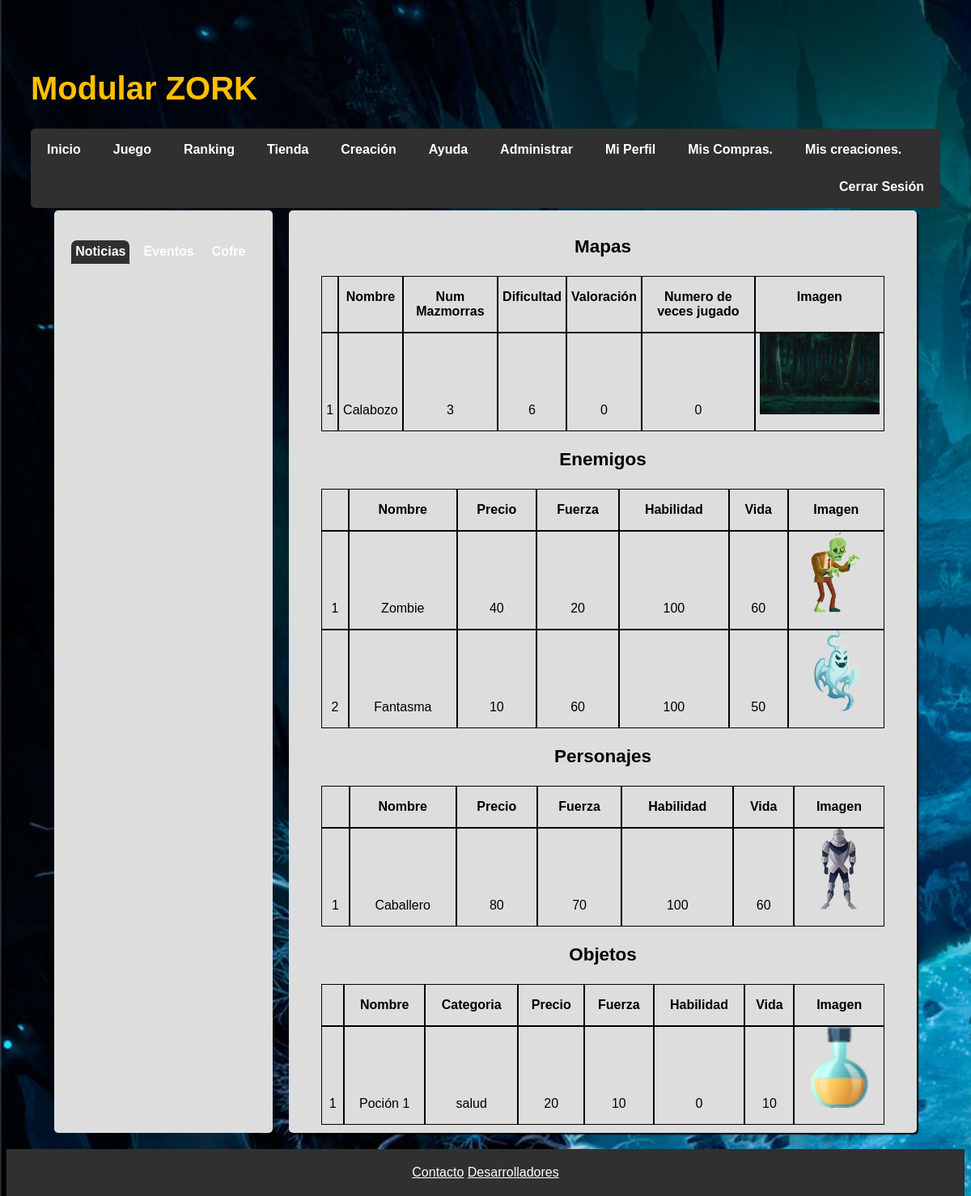
Screenshot of /misCompras.php (signed in) with the database file from the repository.
### tables this page shows
CREATE TABLE `mapas` (
  `id` int(11) UNSIGNED NOT NULL,
  `nombre` varchar(30) NOT NULL,
  `dificultad` int(11) NOT NULL,
  `precio` int(11) UNSIGNED NOT NULL DEFAULT '0',
  `numMazmorras` int(11) NOT NULL DEFAULT '0',
  `recompensa` int(11) NOT NULL DEFAULT '0',
  `propietario` int(11) UNSIGNED NOT NULL,
  `rutaImagen` varchar(100) DEFAULT NULL,
  `descripcion` varchar(100) DEFAULT NULL,
  `valoracion` float NOT NULL DEFAULT '0',
  `numJugado` int(11) NOT NULL DEFAULT '0',
  `terminadoCreado` int(1) NOT NULL DEFAULT '0'
);

CREATE TABLE `enemigo` (
  `id` int(11) UNSIGNED NOT NULL,
  `nombre` varchar(30) NOT NULL,
  `fuerza` int(11) UNSIGNED NOT NULL,
  `habilidad` int(11) UNSIGNED NOT NULL,
  `vida` int(11) UNSIGNED NOT NULL,
  `precio` int(11) UNSIGNED NOT NULL,
  `rutaImagen` varchar(100) NOT NULL,
  `w` int(10) DEFAULT NULL,
  `h` int(10) DEFAULT NULL,
  `tipo` varchar(10) DEFAULT NULL
);

CREATE TABLE `personaje` (
  `id` int(11) UNSIGNED NOT NULL,
  `nombre` varchar(30) NOT NULL,
  `fuerza` int(11) UNSIGNED NOT NULL,
  `habilidad` int(11) UNSIGNED NOT NULL,
  `vida` int(11) UNSIGNED NOT NULL,
  `precio` int(11) UNSIGNED NOT NULL,
  `rutaImagen` varchar(100) NOT NULL,
  `w` int(10) DEFAULT NULL,
  `h` int(10) DEFAULT NULL
);

CREATE TABLE `consumibles` (
  `id` int(11) UNSIGNED NOT NULL,
  `nombre` varchar(30) NOT NULL,
  `categoria` varchar(30) NOT NULL,
  `fuerza` int(11) UNSIGNED NOT NULL,
  `habilidad` int(11) UNSIGNED NOT NULL,
  `vida` int(11) UNSIGNED NOT NULL,
  `precio` int(11) UNSIGNED NOT NULL,
  `rutaImagen` varchar(100) NOT NULL,
  `w` int(10) DEFAULT NULL,
  `h` int(10) DEFAULT NULL,
  `tipo` varchar(10) DEFAULT NULL
);

### includes/Aplicacion.php (called while the page is built, shortened)
<?php
class Aplicacion
{
  private $dirInstalacion;
  public function init($bdDatosConexion, $rutaRaizApp, $dirInstalacion)
  {
    $this->dirInstalacion = $dirInstalacion;
    $tamDirInstalacion = mb_strlen($this->dirInstalacion);
    if ($tamDirInstalacion > 0 && $this->dirInstalacion[$tamDirInstalacion-1] !== '/') {
      $this->dirInstalacion .= '/';
    }
  }
  public function doInclude($path = '')
  {
    include($this->dirInstalacion . '/'.$path);
  }
}

### includes/Usuario.php (called while the page is built, shortened)
<?php
class Usuario
{
public static function buscaUsuarioPorNombre($name)
{
  $app = App::getSingleton();
  $conn = $app->conexionBd();
  $query = sprintf("SELECT * FROM usuarios WHERE nombre='%s'", $conn->real_escape_string($name));
  $rs = $conn->query($query);
  if ($rs && $rs->num_rows == 1) {
    $fila = $rs->fetch_assoc();
    $user = new Usuario($fila['id'], $fila['nombre'], $fila['correo'], $fila['contraseña'], $fila['monedas'], $fila['puntos'],$fila['rutaImagen'],$fila['bloqueado']);
    return $user;
  }
  return false;
}
private $id;
private function __construct($id, $name, $usermail, $password, $monedas, $puntos,$rutaImagen,$bloqueado)
{
  $this->id = $id;
}
public function id()
{
  return $this->id;
}
}

### includes/contenidos/contenidoMisCompras.php (the view, shortened to what this page needs)
<div id="contenido">
	<div class="misObjetos">
	<div class="Table">
					<div class="Title">
						<h3>Mapas</h3>
					</div>
					<div class="Heading">
						<div class="Cell"> <p></p> </div>
						<div class="Cell"> <p>Nombre</p> </div>
						<div class="Cell">  <p>Num Mazmorras</p> </div>
						<div class="Cell">  <p>Dificultad</p>  </div>
						<div class="Cell"> <p>Valoración</p>  </div>
						<div class="Cell"> <p>Numero de veces jugado</p> </div>
						<div class="Cell"> <p>Imagen</p> </div>
					</div>
					<?php
						$indice = 1;
						$app = App::getSingleton();
						$conn = $app->conexionBd();
						$name = $app->nombreUsuario();
						$user = Usuario::buscaUsuarioPorNombre($name);
						$tipo= "mapas";
						$query = sprintf("SELECT mapas.nombre, mapas.numMazmorras, mapas.dificultad, mapas.valoracion, mapas.numJugado, mapas.rutaImagen FROM mapas,comprados
							WHERE comprados.idUsuario=%s AND comprados.tipo='%s' AND comprados.idObjeto=mapas.id ORDER BY dificultad DESC", $user->id(),$tipo);
						$rs = $conn->query($query) or die ($conn->error. " en la línea ".(__LINE__-1));
						if ($rs && $rs->num_rows > 0) {
							while ($fila = $rs->fetch_assoc()) {
								$nombre = $fila['nombre'];
								$numMazmorras = $fila['numMazmorras'];
								$dificultad = $fila['dificultad'];
								$valoracion = $fila['valoracion'];
								$numJugado = $fila['numJugado'];
								$rutaImagen = $fila['rutaImagen'];
									echo "<div class='Row'>";
										echo "<div class='Cell'><p>$indice</p></div>";
										echo "<div class='Cell'><p>$nombre</p></div>";
										echo "<div class='Cell'><p>$dificultad</p></div>";
										echo "<div class='Cell'><p>$numMazmorras</p></div>";
										echo "<div class='Cell'><p>$valoracion</p></div>";
										echo "<div class='Cell'><p>$numJugado</p></div>";
										echo "<div class='Cell'><img class='imgObj' src='$rutaImagen'/></div>";
									echo "</div>";
								$indice = $indice + 1;
							}
						}
					?>
				</div>
	<div class="Table">
					<div class="Title">
						<h3>Enemigos</h3>
					</div>
					<div class="Heading">
						<div class="Cell"> <p></p> </div>
						<div class="Cell"> <p>Nombre</p> </div>
						<div class="Cell">  <p>Precio</p> </div>
						<div class="Cell">  <p>Fuerza</p>  </div>
						<div class="Cell"> <p>Habilidad</p>  </div>
						<div class="Cell"> <p>Vida</p> </div>
						<div class="Cell"> <p>Imagen</p> </div>
					</div>
					<?php
						$indice = 1;
						$app = App::getSingleton();
						$conn = $app->conexionBd();
						$name = $app->nombreUsuario();
						$user = Usuario::buscaUsuarioPorNombre($name);
						$tipo= "enemigo";
						$query = sprintf("SELECT enemigo.nombre, enemigo.precio, enemigo.fuerza, enemigo.habilidad, enemigo.vida, enemigo.rutaImagen FROM enemigo,comprados
							WHERE comprados.idUsuario=%s AND comprados.tipo='%s' AND comprados.idObjeto=enemigo.id ORDER BY nombre DESC", $user->id(),$tipo);
						$rs = $conn->query($query) or die ($conn->error. " en la línea ".(__LINE__-1));
						if ($rs && $rs->num_rows > 0) {
							while ($fila = $rs->fetch_assoc()) {
								$nombre = $fila['nombre'];
								$precio = $fila['precio'];
								$fuerza = $fila['fuerza'];
								$habilidad = $fila['habilidad'];
								$vida = $fila['vida'];
								$rutaImagen = $fila['rutaImagen'];
									echo "<div class='Row'>";
										echo "<div class='Cell'><p>$indice</p></div>";
										echo "<div class='Cell'><p>$nombre</p></div>";
										echo "<div class='Cell'><p>$fuerza</p></div>";
										echo "<div class='Cell'><p>$habilidad</p></div>";
										echo "<div class='Cell'><p>$vida</p></div>";
										echo "<div class='Cell'><p>$precio</p></div>";
										echo "<div class='Cell'><img class='imgObj' src='$rutaImagen'/></div>";
									echo "</div>";
								$indice = $indice + 1;
							}
						}
					?>
				</div>
	<div class="Table">
					<div class="Title">
						<h3>Personajes</h3>
					</div>
					<div class="Heading">
						<div class="Cell"> <p></p> </div>
						<div class="Cell"> <p>Nombre</p> </div>
						<div class="Cell">  <p>Precio</p> </div>
						<div class="Cell">  <p>Fuerza</p>  </div>
						<div class="Cell"> <p>Habilidad</p>  </div>
						<div class="Cell"> <p>Vida</p> </div>
						<div class="Cell"> <p>Imagen</p> </div>
					</div>
					<?php
						$indice = 1;
						$app = App::getSingleton();
						$conn = $app->conexionBd();
						$name = $app->nombreUsuario();
						$user = Usuario::buscaUsuarioPorNombre($name);
						$tipo= "personaje";
						$query = sprintf("SELECT personaje.nombre, personaje.precio, personaje.fuerza, personaje.habilidad, personaje.vida, personaje.rutaImagen FROM personaje,comprados
							WHERE comprados.idUsuario=%s AND comprados.tipo='%s' AND comprados.idObjeto=personaje.id ORDER BY nombre DESC", $user->id(),$tipo);
						$rs = $conn->query($query) or die ($conn->error. " en la línea ".(__LINE__-1));
						if ($rs && $rs->num_rows > 0) {
							while ($fila = $rs->fetch_assoc()) {
								$nombre = $fila['nombre'];
								$precio = $fila['precio'];
								$fuerza = $fila['fuerza'];
								$habilidad = $fila['habilidad'];
								$vida = $fila['vida'];
								$rutaImagen = $fila['rutaImagen'];
									echo "<div class='Row'>";
										echo "<div class='Cell'><p>$indice</p></div>";
										echo "<div class='Cell'><p>$nombre</p></div>";
										echo "<div class='Cell'><p>$fuerza</p></div>";
										echo "<div class='Cell'><p>$habilidad</p></div>";
										echo "<div class='Cell'><p>$vida</p></div>";
										echo "<div class='Cell'><p>$precio</p></div>";
										echo "<div class='Cell'><img class='imgObj' src='$rutaImagen'/></div>";
									echo "</div>";
								$indice = $indice + 1;
							}
						}
					?>
				</div>
	<div class="Table">
					<div class="Title">
						<h3>Objetos</h3>
					</div>
					<div class="Heading">
						<div class="Cell"> <p></p> </div>
						<div class="Cell"> <p>Nombre</p> </div>
						<div class="Cell"> <p>Categoria</p> </div>
						<div class="Cell">  <p>Precio</p> </div>
						<div class="Cell">  <p>Fuerza</p>  </div>
						<div class="Cell"> <p>Habilidad</p>  </div>
						<div class="Cell"> <p>Vida</p> </div>
						<div class="Cell"> <p>Imagen</p> </div>
					</div>
					<?php
						$indice = 1;
						$app = App::getSingleton();
						$conn = $app->conexionBd();
						$name = $app->nombreUsuario();
						$user = Usuario::buscaUsuarioPorNombre($name);
						$tipo= "consumibles";
						$query = sprintf("SELECT consumibles.nombre, consumibles.categoria, consumibles.precio, consumibles.fuerza, consumibles.habilidad, consumibles.vida, consumibles.rutaImagen FROM consumibles,comprados
							WHERE comprados.idUsuario=%s AND comprados.tipo='%s' AND comprados.idObjeto=consumibles.id ORDER BY nombre DESC", $user->id(),$tipo);
						$rs = $conn->query($query) or die ($conn->error. " en la línea ".(__LINE__-1));
						if ($rs && $rs->num_rows > 0) {
							while ($fila = $rs->fetch_assoc()) {
								$nombre = $fila['nombre'];
								$categoria = $fila['categoria'];
								$precio = $fila['precio'];
								$fuerza = $fila['fuerza'];
								$habilidad = $fila['habilidad'];
								$vida = $fila['vida'];
								$rutaImagen = $fila['rutaImagen'];
									echo "<div class='Row'>";
										echo "<div class='Cell'><p>$indice</p></div>";
										echo "<div class='Cell'><p>$nombre</p></div>";
										echo "<div class='Cell'><p>$categoria</p></div>";
										echo "<div class='Cell'><p>$fuerza</p></div>";
										echo "<div class='Cell'><p>$habilidad</p></div>";
										echo "<div class='Cell'><p>$vida</p></div>";
										echo "<div class='Cell'><p>$precio</p></div>";
										echo "<div class='Cell'><img class='imgObj' src='$rutaImagen'/></div>";
									echo "</div>";
								$indice = $indice + 1;
							}
						}
					?>
				</div>
	</div>
</div>

### rows the page displays
mapas: nombre "Calabozo", dificultad "3", numMazmorras "6", valoracion "0", numJugado "0", rutaImagen (picture)
enemigo: nombre "Zombie", fuerza "40", habilidad "20", vida "100", precio "60", rutaImagen (picture)
enemigo: nombre "Fantasma", fuerza "10", habilidad "60", vida "100", precio "50", rutaImagen (picture)
personaje: nombre "Caballero", fuerza "80", habilidad "70", vida "100", precio "60", rutaImagen (picture)
consumibles: nombre "Poción 1", categoria "salud", fuerza "20", habilidad "10", vida "0", precio "10", rutaImagen (picture)
